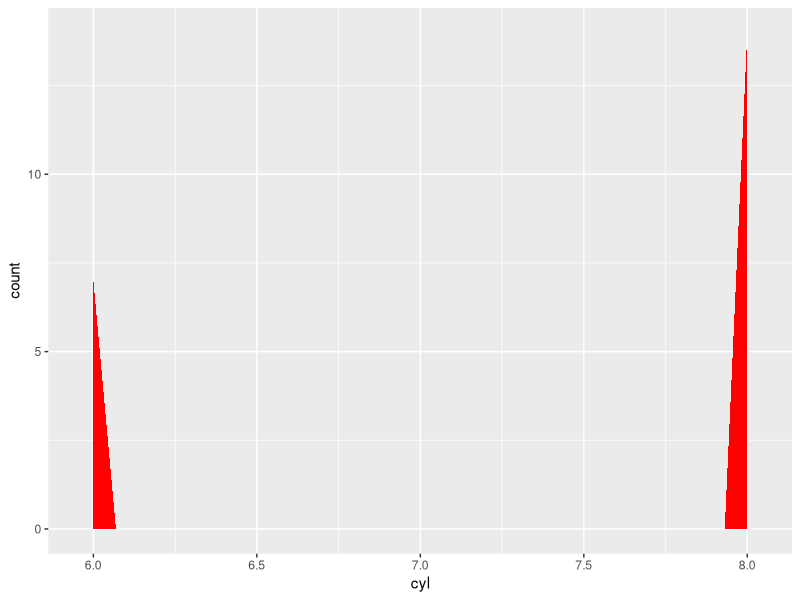
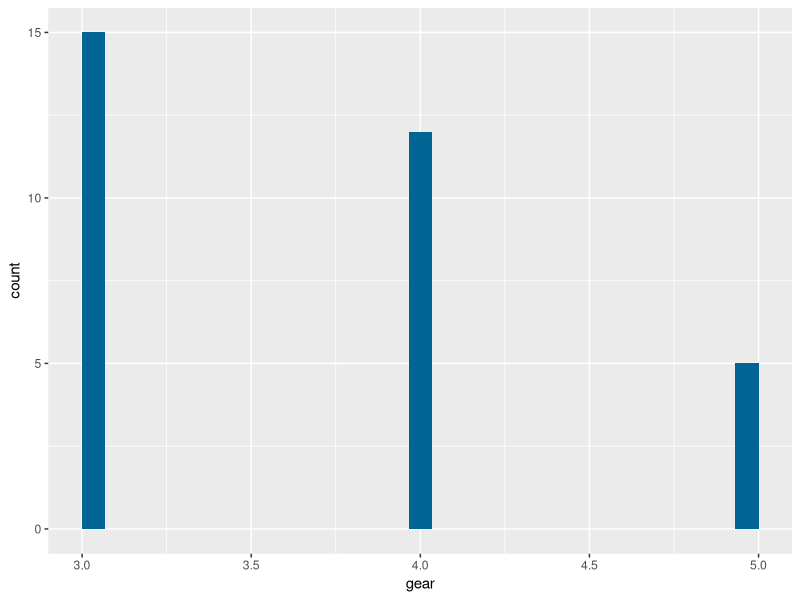

Write R code to recreate these figures, in order.
library(tidyverse)
library(ggplot2)

mtcars

## 1
mtcars %>% select(mpg, cyl, gear)

##2
mtcars %>% filter(cyl >= 6)

##3



## Grafico 1
mtcars %>% filter(cyl >= 6) %>%
  ggplot(aes(cyl))+
  geom_area(stat = "bin", fill = 'red')

## Grafico 2


mtcars %>%
  ggplot(aes(gear)) + 
  geom_histogram(stat = "bin", fill = '#006494')

